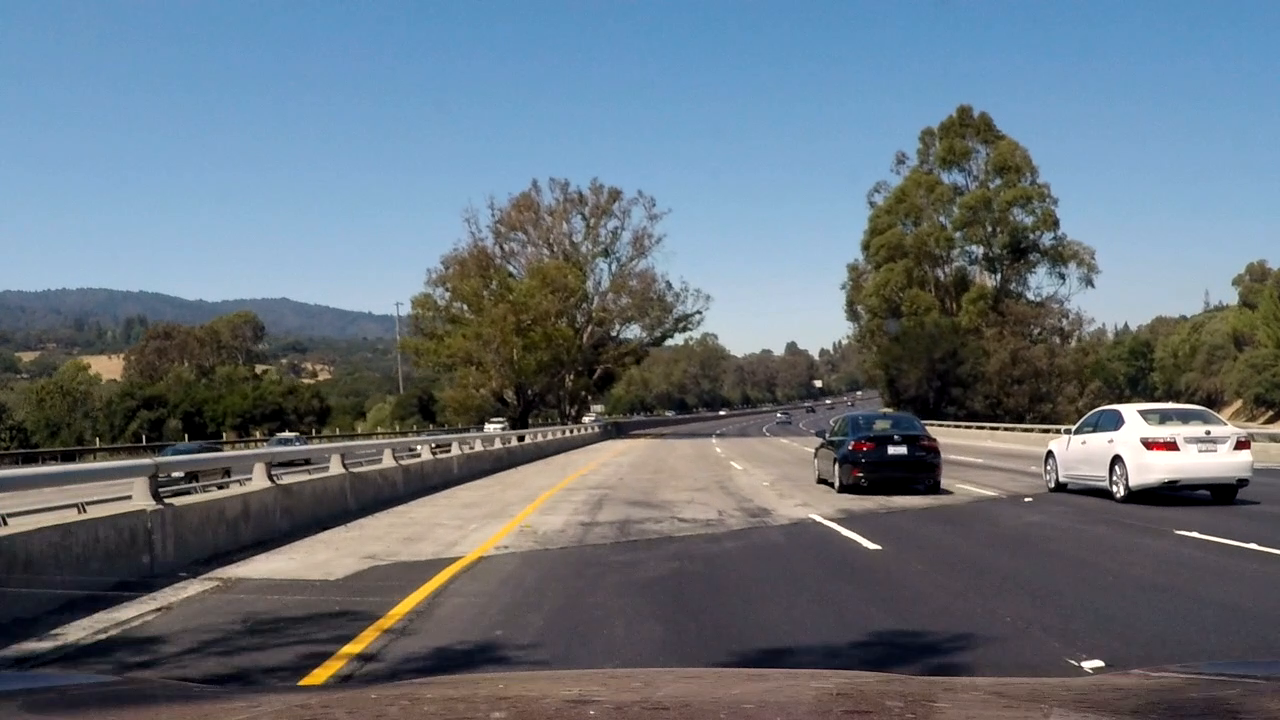
#> input picture test_images/frame_104.png, 1280 x 720 px; its folder holds only this picture in this run
$ jupyter execute --allow-errors P1.ipynb   (shell and % lines are left out)   (older library calls are emulated)
#> lines starting #> are read from the running program, lines starting #| are printed output that depends on the picture; after the words box and inside, x2 and y2 are one past the last pixel; in counts of white or black regions, pixels touching at a corner belong together
# Self-Driving Car Engineer Nanodegree

## Project: **Finding Lane Lines on the Road**
***
In this project, you will use the tools you learned about in the lesson to identify lane lines on the road.  You can develop your pipeline on a series of individual images, and later apply the result to a video stream (really just a series of images). Check out the video clip "raw-lines-example.mp4" (also contained in this repository) to see what the output should look like after using the helper functions below.

Once you have a result that looks roughly like "raw-lines-example.mp4", you'll need to get creative and try to average and/or extrapolate the line segments you've detected to map out the full extent of the lane lines.  You can see an example of the result you're going for in the video "P1_example.mp4".  Ultimately, you would like to draw just one line for the left side of the lane, and one for the right.

In addition to implementing code, there is a brief writeup to complete. The writeup should be completed in a separate file, which can be either a markdown file or a pdf document. There is a [write up template](https://github.com/udacity/CarND-LaneLines-P1/blob/master/writeup_template.md) that can be used to guide the writing process. Completing both the code in the Ipython notebook and the writeup template will cover all of the [rubric points](https://review.udacity.com/#!/rubrics/322/view) for this project.

---
Let's have a look at our first image called 'test_images/solidWhiteRight.jpg'.  Run the 2 cells below (hit Shift-Enter or the "play" button above) to display the image.

**Note: If, at any point, you encounter frozen display windows or other confounding issues, you can always start again with a clean slate by going to the "Kernel" menu above and selecting "Restart & Clear Output".**

---

**The tools you have are color selection, region of interest selection, grayscaling, Gaussian smoothing, Canny Edge Detection and Hough Tranform line detection.  You  are also free to explore and try other techniques that were not presented in the lesson.  Your goal is piece together a pipeline to detect the line segments in the image, then average/extrapolate them and draw them onto the image for display (as below).  Once you have a working pipeline, try it out on the video stream below.**

---

<figure>

 <figcaption>
 <p></p>
 <p style="text-align: center;"> Your output should look something like this (above) after detecting line segments using the helper functions below </p>
 </figcaption>
</figure>
 <p></p>
<figure>

 <figcaption>
 <p></p>
 <p style="text-align: center;"> Your goal is to connect/average/extrapolate line segments to get output like this</p>
 </figcaption>
</figure>

**Run the cell below to import some packages.  If you get an `import error` for a package you've already installed, try changing your kernel (select the Kernel menu above --> Change Kernel).  Still have problems?  Try relaunching Jupyter Notebook from the terminal prompt.  Also, see [this forum post](https://carnd-forums.udacity.com/cq/viewquestion.action?spaceKey=CAR&id=29496372&questionTitle=finding-lanes---import-cv2-fails-even-though-python-in-the-terminal-window-has-no-problem-with-import-cv2) for more troubleshooting tips.**

## Import Packages

[cell 1]
#importing some useful packages
import matplotlib.pyplot as plt
import matplotlib.image as mpimg
import numpy as np
import cv2
from scipy.misc import imread
import os

## Read in an Image

#> (a cell that did not finish here is left out)

## Ideas for Lane Detection Pipeline

**Some OpenCV functions (beyond those introduced in the lesson) that might be useful for this project are:**

`cv2.inRange()` for color selection
`cv2.fillPoly()` for regions selection
`cv2.line()` to draw lines on an image given endpoints
`cv2.addWeighted()` to coadd / overlay two images
`cv2.cvtColor()` to grayscale or change color
`cv2.imwrite()` to output images to file
`cv2.bitwise_and()` to apply a mask to an image

**Check out the OpenCV documentation to learn about these and discover even more awesome functionality!**

## Helper Functions

Below are some helper functions to help get you started. They should look familiar from the lesson!

[cell 3]
import math

# [7 lines left out: function grayscale, not called in this run]

def canny(img, low_threshold, high_threshold):
    """Applies the Canny transform"""
    return cv2.Canny(img, low_threshold, high_threshold)

def gaussian_blur(img, kernel_size):
    """Applies a Gaussian Noise kernel"""
    return cv2.GaussianBlur(img, (kernel_size, kernel_size), 0)

# [23 lines left out: function region_of_interest, not called in this run]

def draw_lines(img, lines, color=[255, 0, 0], thickness=4):
    """
    NOTE: this is the function you might want to use as a starting point once you want to
    average/extrapolate the line segments you detect to map out the full
    extent of the lane (going from the result shown in raw-lines-example.mp4
    to that shown in P1_example.mp4).

    Think about things like separating line segments by their
    slope ((y2-y1)/(x2-x1)) to decide which segments are part of the left
    line vs. the right line.  Then, you can average the position of each of
    the lines and extrapolate to the top and bottom of the lane.

    This function draws `lines` with `color` and `thickness`.
    Lines are drawn on the image inplace (mutates the image).
    If you want to make the lines semi-transparent, think about combining
    this function with the weighted_img() function below
    """
    for line in lines:
        x1,y1,x2,y2 = line
        cv2.line(img, (x1, y1), (x2, y2), color, thickness)

def hough_lines(img, rho, theta, threshold, min_line_len, max_line_gap, angle_range_deg=None):
    """
    `img` should be the output of a Canny transform.

    angle_range_deg: filters out lines that are outside the specified range of orientations.
    Returns an image with hough lines drawn.
    """
    lines = cv2.HoughLinesP(img, rho, theta, threshold, np.array([]), minLineLength=min_line_len, maxLineGap=max_line_gap)
    lines = np.array(lines).squeeze()

    if angle_range_deg is not None and lines.size > 0:
        if lines.shape[0] == 1:
            lines = np.reshape(lines, (1, 1, 4))

        # select lines based on their angles
        angle = np.rad2deg(np.arctan2(lines[:, 3] - lines[:, 1], lines[:, 2] - lines[:, 0]))
        lines = lines[(np.abs(angle) >= min(angle_range_deg)) & (np.abs(angle) <= max(angle_range_deg))]


    line_img = np.zeros((img.shape[0], img.shape[1], 3), dtype=np.uint8)
    draw_lines(line_img, lines.tolist())
    return line_img, lines

def weighted_img(img, initial_img, α=0.8, β=1., λ=0.):
    """
    `img` is the output of the hough_lines(), An image with lines drawn on it.
    Should be a blank image (all black) with lines drawn on it.

    `initial_img` should be the image before any processing.

    The result image is computed as follows:

    initial_img * α + img * β + λ
    NOTE: initial_img and img must be the same shape!
    """
    return cv2.addWeighted(initial_img, α, img, β, λ)

# [12 lines left out: functions local_contrast_stretch, illum_removal, not called in this run]

def apply_gamma(img, gamma=2.2):
    return img ** gamma

def maxRGB(im):
    # take per-channel max
    return np.max(im, axis=2)

def minRGB(im):
    # take per-channel max
    return np.min(im, axis=2)

def HSL_lightness(im):
    return 0.5 * (maxRGB(im) + minRGB(im))

# [5 lines left out: function unsharp_mask, not called in this run]

def get_angle_rad(lines):
    return np.arctan2(lines[:, 3] - lines[:, 1], lines[:, 2] - lines[:, 0])

def get_angle_deg(lines):
    return np.rad2deg(get_angle_rad(lines))

def get_slope_and_offset(lines):
    slope = (lines[:, 3] - lines[:, 1]) / (lines[:, 2] - lines[:, 0] + 1e-12) #get_angle_rad(lines)
    offset = lines[:, 1] - slope * lines[:, 0]
    return slope, offset

def average_slope_offset(lines):
    slope, offset = get_slope_and_offset(lines)
    return np.mean(slope), np.mean(offset), np.std(slope), np.std(offset)

def median_slope_offset(lines):
    slope, offset = get_slope_and_offset(lines)
    return np.median(slope), np.median(offset), np.std(slope), np.std(offset)

def get_bounded_lines_from_params(offset, slope, height, width):
    """
    Returns a line segment bounded between [0, height]
    """
    x1 = (height - 1 - offset) / slope
    x2 = -offset / slope

    line = None
    if not np.isnan(x1) and not np.isnan(x2):
        line = [[int(x1), height, int(x2), 0]]

    return line

def line_intersection_2D(lineA, lineB):
    # Find 2D line intersection
    p00 = np.insert(lineA[:2], 2, 1)
    p01 = np.insert(lineA[2:], 2, 1)

    p10 = np.insert(lineB[:2], 2, 1)
    p11 = np.insert(lineB[2:], 2, 1)

    l1 = np.cross(p00, p01)
    l2 = np.cross(p10, p11)

    intersect = np.cross(l1, l2)
    if abs(intersect[-1]) > 1e-8:  # finite point
        intersect = intersect / intersect[-1]

    return intersect

def fit_lane_lines(lines, mid_x, fn_accum=median_slope_offset):
    left_mask = (lines[:, 0] < mid_x) & (lines[:, 2] < mid_x)
    lines_left = lines[left_mask]
    angle = get_angle_deg(lines_left)

    lines_left_filtered = lines_left[angle < 0]
    angle = get_angle_deg(lines_left_filtered)

    lines_right = lines[~left_mask]
    angle = get_angle_deg(lines_right)

    lines_right_filtered = lines_right[angle > 0]
    angle = get_angle_deg(lines_right_filtered)


    left_slope, left_offset, left_slope_std, left_offset_std = fn_accum(lines_left_filtered)
    right_slope, right_offset, right_slope_std, right_offset_std = fn_accum(lines_right_filtered)

    return {'slope': left_slope, 'offset': left_offset}, {'slope': right_slope, 'offset': right_offset}


def draw_lane_lines(image, left_lane, right_lane, alpha=0.8, beta=1, gamma=0, color=[255, 0, 0], thickness=8):
    line_img = np.zeros((image.shape[0], image.shape[1], 3), dtype=np.uint8)

    if left_lane is not None:
        draw_lines(line_img, left_lane, color, thickness)

    if right_lane is not None:
        draw_lines(line_img, right_lane, color, thickness)

    return weighted_img(image, line_img, alpha, beta, gamma)


# [7 lines left out: function draw_boxes, not called in this run]

## Test Images

Build your pipeline to work on the images in the directory "test_images"
**You should make sure your pipeline works well on these images before you try the videos.**

## Build a Lane Finding Pipeline

Build the pipeline and run your solution on all test_images. Make copies into the `test_images_output` directory, and you can use the images in your writeup report.

Try tuning the various parameters, especially the low and high Canny thresholds as well as the Hough lines parameters.

[cell 4]
def init_lane_detection_pipeline(image_orig):
    """Pipeline for initial detection of the lane lines
    """
    # Work in the floating point [0, 1] domain
    image = np.float32(image_orig) / 255.

    # Linearize the image by applying gamma correction
    image = np.uint8(apply_gamma(image, 2.2) * 255)

    # Color thresholding
    lb = 180
    mask = ((image[..., 0] > lb) & (image[..., 1] > 120) & ((image[..., 2] < 80) | (image[..., 2] > lb))).astype(np.uint8) * 255  #gaussian_blur(image, 5)
    im = np.stack((mask, mask, mask), axis=2)

    # Extract canny edges
    im_edge = canny(im, 0, 255)

    # Choose edges in the ROI
    imshape = image.shape[:2]
    mask = np.zeros_like(im_edge)
    ignore_mask_color = 255

    vertices = np.array([[(np.int32(.05 * imshape[1]), imshape[0]),
                          (np.int32(.4 * imshape[1]), np.int32(.6 * imshape[0])),
                          (np.int32(.6 * imshape[1]), np.int32(.6 * imshape[0])),
                          (np.int32(.95 * imshape[1]), imshape[0])]], dtype=np.int32)
    cv2.fillPoly(mask, vertices, ignore_mask_color)
    masked_edges = cv2.bitwise_and(im_edge, mask)

    # Find Hough Lines
    rho = .5 # distance resolution in pixels of the Hough grid
    theta = np.pi/180  # angular resolution in radians of the Hough grid
    threshold = 5   # minimum number of votes (intersections in Hough grid cell)
    min_line_len = 3  # minimum number of pixels making up a line
    max_line_gap = 4  # maximum gap in pixels between connectable line segments

    angle_range_deg = [20, 180-20]
    hough_lines_img, hough_all_lines = hough_lines(masked_edges, rho, theta,
                                                   threshold, min_line_len,
                                                   max_line_gap,
                                                   angle_range_deg=angle_range_deg)

    im_blend = weighted_img(image, hough_lines_img, 0.8, 1, 0)

    return im_blend, {'edge': im_edge, 'masked_edges': masked_edges,
                      'hough_lines_img': hough_lines_img,
                      'ROI': mask, 'hough_lines': hough_all_lines}

def test_run_pipeline(src_dir, out_dir):
#> called with src_dir = 'test_images/', out_dir = 'test_images_results/'
    from scipy.misc import imsave
    files = os.listdir(src_dir)
#> files = ['frame_104.png']

    if not os.path.exists(out_dir):
        os.mkdir(out_dir)

    print(files)
#| ['frame_104.png']
    for img_file in files:
        image = imread(src_dir + img_file)
#> image is the input picture: shape (720, 1280, 3); mean R, G, B 102.3, 113.3, 123.2

        plt.figure()

        plt.subplot(1, 3, 1)
        plt.imshow(image)
        plt.axis('off')

        im_edge, extra = init_lane_detection_pipeline(image)
#> in apply_gamma, `return img ** gamma`:
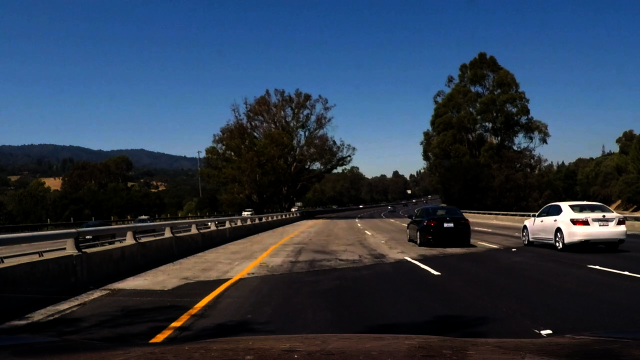
#> returned value: shape (720, 1280, 3) float32 (shown at 1/2 size); mean of channels 0, 1, 2 0.174, 0.225, 0.294; drawn as R, G, B
#> in init_lane_detection_pipeline, `mask = ((image[..., 0] > lb) & (image[..., 1] > 120) & ((image[..., 2]..`:
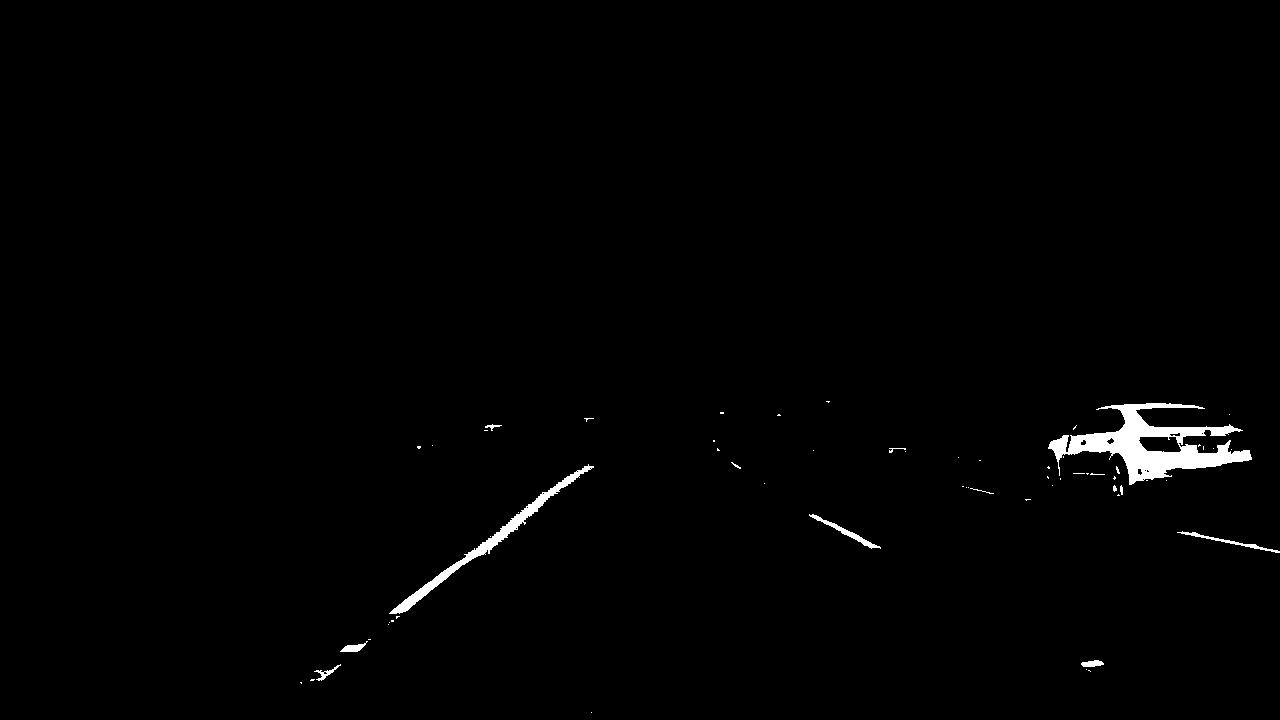
#> mask: shape (720, 1280); 1% white; 62 white regions (49 under 20 px), largest, box (x1, y1, x2, y2) and area: (1048, 403, 1252, 485) 5989, (389, 464, 594, 614) 2024, (809, 514, 881, 549) 342
#> in init_lane_detection_pipeline, `cv2.fillPoly(mask, vertices, ignore_mask_color)`:
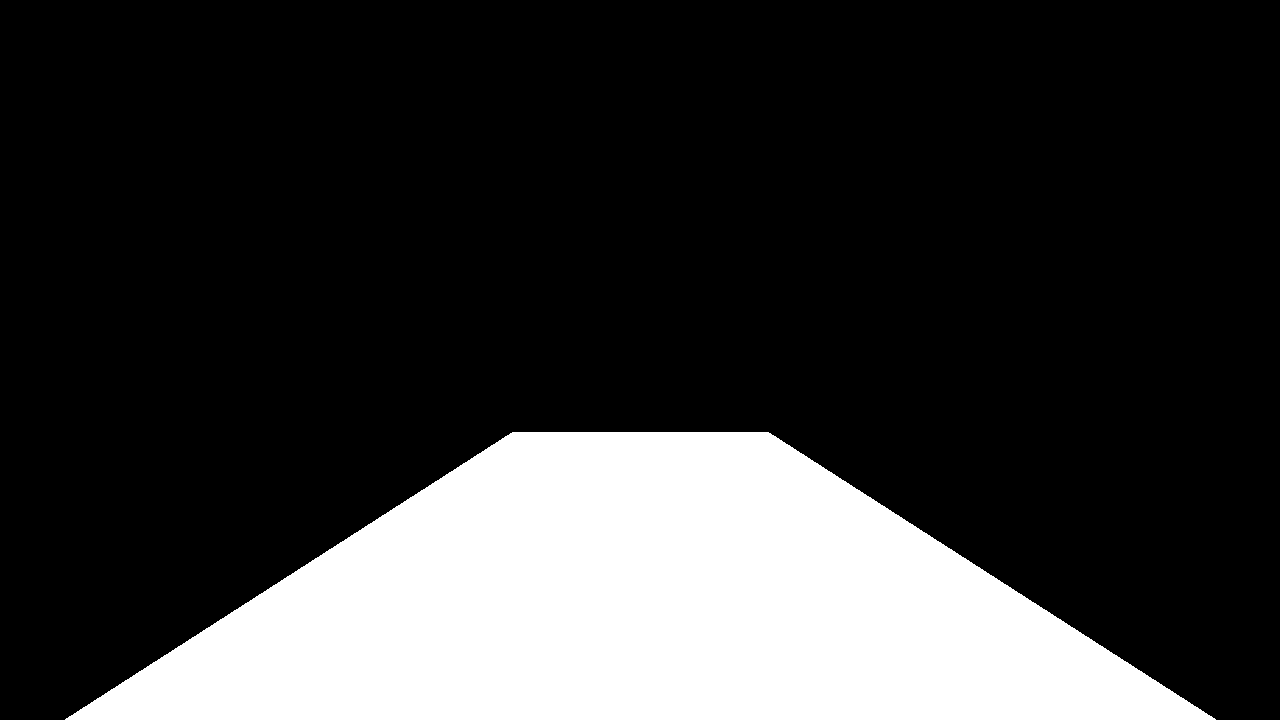
#> mask: shape (720, 1280); 22% white; 1 white region, box (x1, y1, x2, y2) and area: (65, 432, 1216, 720) 202912
#> in init_lane_detection_pipeline, `masked_edges = cv2.bitwise_and(im_edge, mask)`:
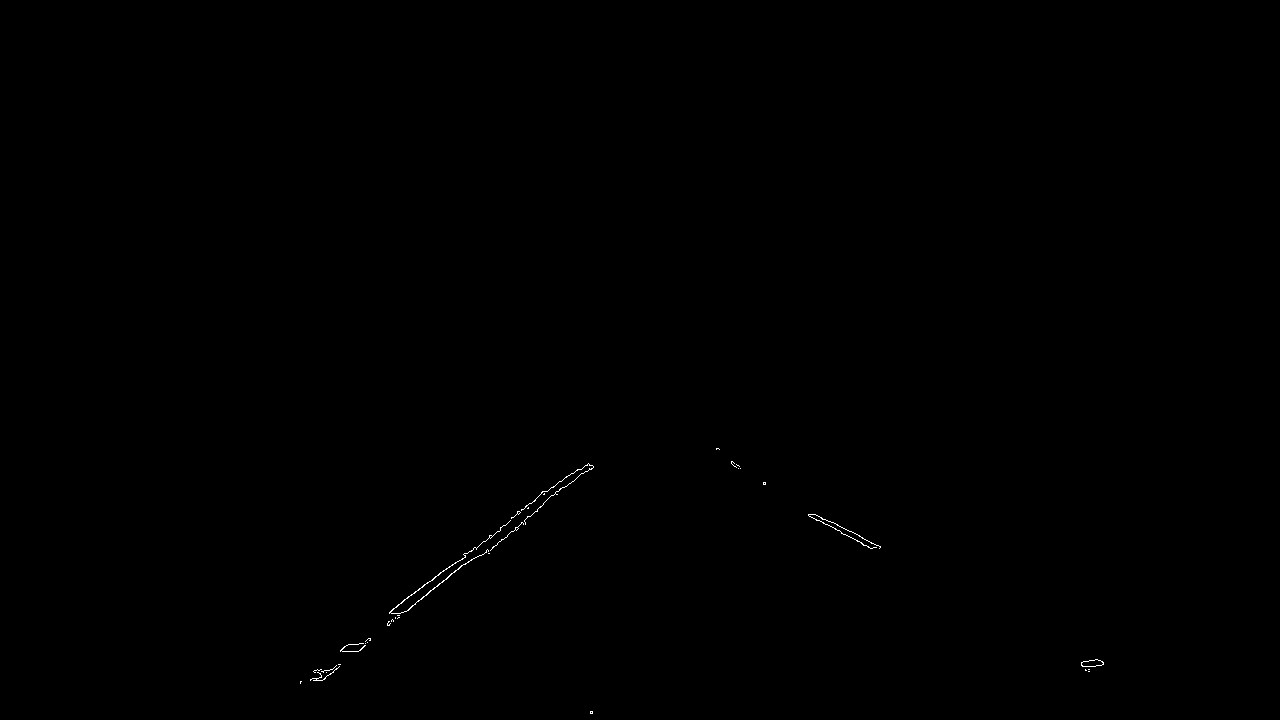
#> masked_edges: shape (720, 1280); 0.11% white in thin lines or dots, all inside (x1, y1, x2, y2) = (300, 448, 1104, 714)
#> in hough_lines, `lines = cv2.HoughLinesP(img, rho, theta, threshold, np.array([]), minL..`: lines = 87 rows, first 6: [580, 469, 588, 463], [485, 541, 488, 538], [362, 643, 368, 638], [406, 611, 461, 565], [390, 611, 427, 582], [546, 491, 571, 473]
#> (the rest of the program and of its run is left out)
